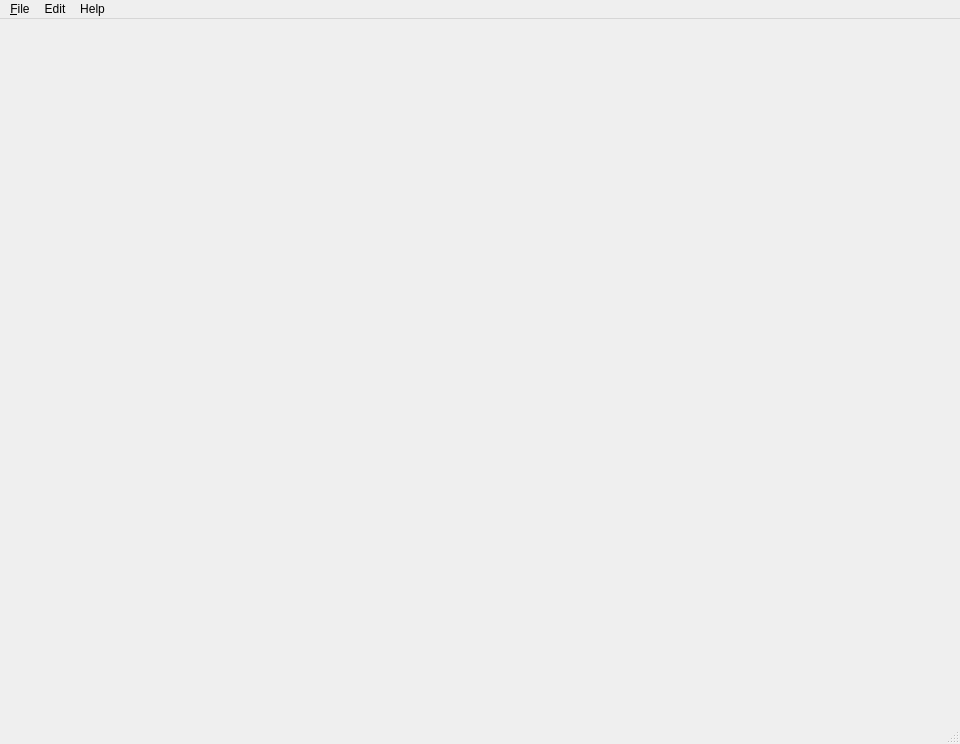
<?xml version="1.0" encoding="UTF-8"?>
<ui version="4.0">
 <class>MainWindow</class>
 <widget class="QMainWindow" name="MainWindow">
  <property name="geometry">
   <rect>
    <x>0</x>
    <y>0</y>
    <width>960</width>
    <height>744</height>
   </rect>
  </property>
  <property name="windowTitle">
   <string>MainWindow</string>
  </property>
  <widget class="QWidget" name="centralwidget">
   <property name="maximumSize">
    <size>
     <width>16777215</width>
     <height>513</height>
    </size>
   </property>
   <layout class="QVBoxLayout" name="verticalLayout">
    <item>
     <widget class="QWidget" name="Top" native="true"/>
    </item>
    <item>
     <widget class="QWidget" name="Center" native="true"/>
    </item>
    <item>
     <widget class="QWidget" name="Bottom" native="true"/>
    </item>
   </layout>
  </widget>
  <widget class="QMenuBar" name="menubar">
   <property name="geometry">
    <rect>
     <x>0</x>
     <y>0</y>
     <width>960</width>
     <height>25</height>
    </rect>
   </property>
   <property name="nativeMenuBar">
    <bool>false</bool>
   </property>
   <widget class="QMenu" name="menuFile">
    <property name="title">
     <string>&amp;File</string>
    </property>
    <addaction name="actionSave_as"/>
    <addaction name="separator"/>
    <addaction name="actionQuit"/>
   </widget>
   <widget class="QMenu" name="menuEdit">
    <property name="title">
     <string>Edit</string>
    </property>
    <addaction name="actionUndo"/>
    <addaction name="actionRedo"/>
   </widget>
   <widget class="QMenu" name="menuHelp">
    <property name="title">
     <string>Help</string>
    </property>
    <addaction name="actionAbout"/>
   </widget>
   <addaction name="menuFile"/>
   <addaction name="menuEdit"/>
   <addaction name="menuHelp"/>
  </widget>
  <widget class="QStatusBar" name="statusbar"/>
  <action name="actionNew">
   <property name="icon">
    <iconset>
     <normaloff>../res/document-new.png</normaloff>../res/document-new.png</iconset>
   </property>
   <property name="text">
    <string>jeej</string>
   </property>
  </action>
  <action name="actionOpen">
   <property name="icon">
    <iconset>
     <normaloff>../res/document-open.png</normaloff>../res/document-open.png</iconset>
   </property>
   <property name="text">
    <string>ah</string>
   </property>
  </action>
  <action name="actionSave">
   <property name="icon">
    <iconset>
     <normaloff>../res/document-save.png</normaloff>../res/document-save.png</iconset>
   </property>
   <property name="text">
    <string>save</string>
   </property>
  </action>
  <action name="actionSave_as">
   <property name="text">
    <string>Save as</string>
   </property>
   <property name="shortcut">
    <string>Ctrl+S</string>
   </property>
  </action>
  <action name="actionQuit">
   <property name="text">
    <string>Quit</string>
   </property>
  </action>
  <action name="actionUndo">
   <property name="text">
    <string>Undo</string>
   </property>
   <property name="shortcut">
    <string>Ctrl+Z</string>
   </property>
  </action>
  <action name="actionRedo">
   <property name="text">
    <string>Redo</string>
   </property>
   <property name="shortcut">
    <string>Ctrl+Y</string>
   </property>
  </action>
  <action name="actionAbout">
   <property name="text">
    <string>About</string>
   </property>
   <property name="shortcut">
    <string>F1</string>
   </property>
  </action>
 </widget>
 <resources/>
 <connections>
  <connection>
   <sender>actionQuit</sender>
   <signal>triggered(bool)</signal>
   <receiver>MainWindow</receiver>
   <slot>exit()</slot>
   <hints>
    <hint type="sourcelabel">
     <x>-1</x>
     <y>-1</y>
    </hint>
    <hint type="destinationlabel">
     <x>479</x>
     <y>371</y>
    </hint>
   </hints>
  </connection>
  <connection>
   <sender>actionAbout</sender>
   <signal>triggered(bool)</signal>
   <receiver>MainWindow</receiver>
   <slot>displayHelp()</slot>
   <hints>
    <hint type="sourcelabel">
     <x>-1</x>
     <y>-1</y>
    </hint>
    <hint type="destinationlabel">
     <x>479</x>
     <y>371</y>
    </hint>
   </hints>
  </connection>
 </connections>
</ui>
